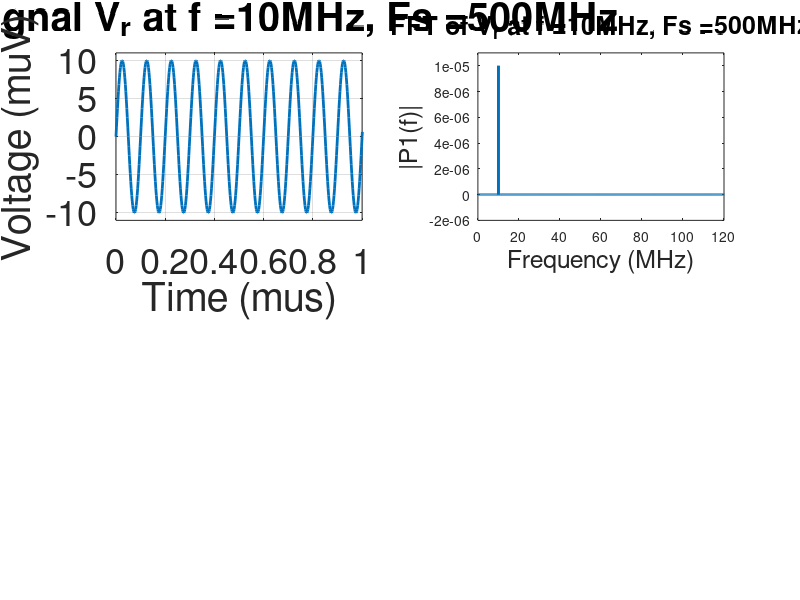

MATLAB code for this plot: (Note: this script raises an error after producing the figure.)
%% Thesis A Simulations - Lock In Detection
clear;clc;close all;
%% Define input signal

% frequency at which the system will operate
fosc = 10e6;   % 10MHz

% time resolution & time - currently set for 1 second long signal @ 500MS/s
sigduration = 80;    % signal duration, in microseconds
Fsorig = 500e6;     % sampling freq is 500MS/s
dt = 1/Fsorig;     % Ts
Lorig = sigduration * 1e-6 * Fsorig;     % amount of time units as a multiple of sampling freq, 500MS/s
torig = (0:(Lorig-1))*dt; % time

% amplitude of main oscillations
A1 = 10e-6;

% Vin is input signal to system
Vin = A1*sin(2*pi*fosc*torig);


%% decimate signal

M = 4;    % decimation factor

L = Lorig/M;
Fs = Fsorig/M;

Vindec = decimate(Vin,M);

t = downsample(torig,M);


%%

% plot Vin
subplot(2,2,1);
plot(torig/1e-6,Vin/1e-6,'LineWidth',2);
xlabel("Time (\mus)",'FontSize',18);
ylabel("Voltage (\muV)",'FontSize',18);
title(strcat("Input signal V_{r} at f = ",num2str(fosc/1e6),"MHz", ", Fs = ",num2str(Fsorig/1e6),"MHz"),'FontSize',18);
ylim([-(max(abs(Vin/1e-6))+0.1*max(abs(Vin/1e-6))) (max(abs(Vin/1e-6))+0.1*max(abs(Vin/1e-6)))]);
xlim([0 1]);
grid on;
set(gca,'FontSize',26)


% plot FFT of Vin
Y = fft(Vin);

P2 = abs(Y/Lorig);
P1 = P2(1:Lorig/2+1);
P1(2:end-1) = 2*P1(2:end-1);

f = Fsorig * (0:(Lorig/2))/Lorig;

subplot(2,2,2);
plot(f/1e6,P1,'LineWidth',2);
xlabel("Frequency (MHz)",'FontSize',18);
ylabel("|P1(f)|",'FontSize',18);
title(strcat("FFT of V_{r} at f = ",num2str(fosc/1e6),"MHz", ", Fs = ",num2str(Fsorig/1e6),"MHz"),'FontSize',18);
xlim([0 12e1]);
ylim([-(0.1*max(abs(P1))+0.1*max(abs(P1))) (max(abs(P1))+0.1*max(abs(P1)))]);
xline(Fsorig/2e6,'Color','r','LineStyle','--', 'LineWidth',2);    % line at nyquist limit
legend("|P1(f)|","Nyquist limit",'FontSize',18);
grid on;
set(gca,'FontSize',26)

% plot Vindec
subplot(2,2,3);
plot(t/1e-6,Vindec/1e-6,'LineWidth',2);
xlabel("Time (\mus)",'FontSize',18);
ylabel("Voltage (\muV)",'FontSize',18);
title(strcat("Input signal V_{r,dec} at f = ",num2str(fosc/1e6),"MHz", ", Fs = ",num2str(Fs/1e6),"MHz", ", M = ",num2str(M)),'FontSize',18);
ylim([-(max(abs(Vindec/1e-6))+0.1*max(abs(Vindec/1e-6))) (max(abs(Vindec/1e-6))+0.1*max(abs(Vindec/1e-6)))]);
grid on;
xlim([0 1]);
set(gca,'FontSize',26)

% plot FFT of Vindec
Y = fft(Vindec);

P2 = abs(Y/L);
P1 = P2(1:L/2+1);
P1(2:end-1) = 2*P1(2:end-1);

f = (Fsorig/M) * (0:(L/2))/L;

subplot(2,2,4);
plot(f/1e6,P1,'LineWidth',2);
xlabel("Frequency (MHz)",'FontSize',18);
ylabel("|P1(f)|",'FontSize',18);
title(strcat("FFT of V_{r,dec} at f = ",num2str(fosc/1e6),"MHz", ", Fs = ",num2str(Fs/1e6),"MHz"),'FontSize',18);
xlim([0 12e1]);
ylim([-(0.1*max(abs(P1))+0.1*max(abs(P1))) (max(abs(P1))+0.1*max(abs(P1)))]);
xline(Fs/2e6,'Color','r','LineStyle','--', 'LineWidth',2);    % line at nyquist limit
legend("|P1(f)|","Nyquist limit",'FontSize',18);
grid on;
set(gca,'FontSize',26)





%% Simulate measurements (tunnelling events)

event_time = ceil(L/2);
event_duration = ceil(L/7);

Vevent = Vindec;
% assuming tunelling event will result in signal of 0.1 amplitude of original
Vevent(event_time:(event_time + event_duration)) = 5 * Vevent(event_time:(event_time + event_duration));

figure;
% plot Vevent
subplot(3,1,1);
plot(t/1e-6,Vevent/1e-3,'LineWidth',2);
xlabel("Time (\mus)",'FontSize',18);
ylabel("Voltage (mV)",'FontSize',18);
title(strcat("Signal after event V_{event} at f = ",num2str(fosc/1e6),"MHz"),'FontSize',18);
ylim([-(max(abs(Vevent/1e-3))+0.2*max(abs(Vevent/1e-3))) (max(abs(Vevent/1e-3))+0.2*max(abs(Vevent/1e-3)))]);
grid on;
set(gca,'FontSize',26)


%% Simulate noise + phase shift

% noise amplitude as a percentage of A1, noise is +-noiseA/2
noiseA = 3;

% add noise
noise = rand(1,ceil(L)) * noiseA * A1 - (noiseA * A1)/2;
Vnoise = Vevent + noise;

% phase shift
%Vnoise = [Vnoise(4950:end) Vnoise(1:4949)];

% plot Vnoise
subplot(3,1,2);
plot(t/1e-6,Vnoise/1e-3,'LineWidth',2);
xlabel("Time (\mus)",'FontSize',18);
ylabel("Voltage (mV)",'FontSize',18);
title(strcat("Signal with noise V_{noise} at f = ",num2str(fosc/1e6),"MHz"),'FontSize',18);
ylim([-(max(abs(Vevent/1e-3))+0.2*max(abs(Vevent/1e-3))) (max(abs(Vevent/1e-3))+0.2*max(abs(Vevent/1e-3)))]);
grid on;
set(gca,'FontSize',26)


%% Simulate amplification

% in order of 1mV to 10mV
Vamp = Vnoise * 1e2;

% plot Vamp
subplot(3,1,3);
plot(t/1e-6,Vamp/1e-3,'LineWidth',2);
xlabel("Time (\mus)",'FontSize',18);
ylabel("Voltage (mV)",'FontSize',18);
title(strcat("Amplified signal V_{s} at f = ",num2str(fosc/1e6),"MHz"),'FontSize',18);
ylim([-(max(abs(Vamp/1e-3))+0.1*max(abs(Vamp/1e-3))) (max(abs(Vamp/1e-3))+0.1*max(abs(Vamp/1e-3)))]);
grid on;
set(gca,'FontSize',26)


%% Mix signals

% reference signals, same oscillation freq as input
Vref1 = sin(2*pi*fosc*t);
Vref2 = cos(2*pi*fosc*t);

% signals after mixing with local oscillator
Vmixed1 = Vamp .* Vref1;
Vmixed2 = Vamp .* Vref2;

figure;
subplot(4,1,1);
plot(t/1e-6,Vmixed1/1e-3,'LineWidth',2);
xlabel("Time (\mus)",'FontSize',18);
ylabel("Voltage (mV)",'FontSize',18);
title(strcat("Mixed Signal X_{m} at f = ",num2str(fosc/1e6),"MHz"),'FontSize',18);
ylim([-(max(abs(Vmixed1/1e-3))+0.1*max(abs(Vmixed1/1e-3))) (max(abs(Vmixed1/1e-3))+0.1*max(abs(Vmixed1/1e-3)))]);
grid on;
set(gca,'FontSize',26)

subplot(4,1,2);
plot(t/1e-6,Vmixed2/1e-3,'LineWidth',2);
xlabel("Time (\mus)",'FontSize',18);
ylabel("Voltage (mV)",'FontSize',18);
title(strcat("Mixed Signal Y_{m} at f = ",num2str(fosc/1e6),"MHz"),'FontSize',18);
ylim([-(max(abs(Vmixed2/1e-3))+0.1*max(abs(Vmixed2/1e-3))) (max(abs(Vmixed2/1e-3))+0.1*max(abs(Vmixed2/1e-3)))]);
grid on;
set(gca,'FontSize',26)

% plot FFT of Vmixed1
Y = fft(Vmixed1);

P2 = abs(Y/L);
P1 = P2(1:L/2+1);
P1(2:end-1) = 2*P1(2:end-1);

f = Fs * (0:(L/2))/L;

subplot(4,1,3);
plot(f/1e6,P1,'LineWidth',2);
xlabel("Frequency (MHz)",'FontSize',18);
ylabel("|P1(f)|",'FontSize',18);
title(strcat("FFT of X_{m} at f = ",num2str(fosc/1e6),"MHz"),'FontSize',18);
xlim([0 12e1]);
ylim([-(0.1*max(abs(P1))+0.1*max(abs(P1))) (max(abs(P1))+0.1*max(abs(P1)))]);
grid on;
set(gca,'FontSize',26)

% plot FFT of Vmixed2
Y = fft(Vmixed2);

P2 = abs(Y/L);
P1 = P2(1:L/2+1);
P1(2:end-1) = 2*P1(2:end-1);

f = Fs * (0:(L/2))/L;

subplot(4,1,4);
plot(f/1e6,P1,'LineWidth',2);
xlabel("Frequency (MHz)",'FontSize',18);
ylabel("|P1(f)|",'FontSize',18);
title(strcat("FFT of Y_{m} at f = ",num2str(fosc/1e6),"MHz"),'FontSize',18);
xlim([0 12e1]);
ylim([-(0.1*max(abs(P1))+0.1*max(abs(P1))) (max(abs(P1))+0.1*max(abs(P1)))]);
grid on;
set(gca,'FontSize',26)

%% Filter signals

% design lowpass filter
%D = fdesign.lowpass('Fp,Fst,Ap,Ast',0.2,0.25,0.5,40);
%filt = design(D,'butter','Systemobject',true);

lpFilt = designfilt('lowpassfir','PassbandFrequency',0.001, ...
         'StopbandFrequency',0.01,'PassbandRipple',0.5, ...
         'StopbandAttenuation',65,'DesignMethod','kaiserwin');

Vfilt1 = filter(lpFilt,Vmixed1);
Vfilt2 = filter(lpFilt,Vmixed2);

figure;
subplot(4,1,1);
plot(t/1e-6,Vfilt1/1e-3,'LineWidth',2);
xlabel("Time (\mus)",'FontSize',18);
ylabel("Voltage (mV)",'FontSize',18);
title(strcat("Filtered Signal X at f = ",num2str(fosc/1e6),"MHz"),'FontSize',18);
ylim([-(max(abs(Vfilt1/1e-3))+0.1*max(abs(Vfilt1/1e-3))) (max(abs(Vfilt1/1e-3))+0.1*max(abs(Vfilt1/1e-3)))]);
grid on;
set(gca,'FontSize',26)

subplot(4,1,2);
plot(t/1e-6,Vfilt2/1e-3,'LineWidth',2);
xlabel("Time (\mus)",'FontSize',18);
ylabel("Voltage (mV)",'FontSize',18);
title(strcat("Filtered Signal Y at f = ",num2str(fosc/1e6),"MHz"),'FontSize',18);
ylim([-(max(abs(Vfilt2/1e-3))+0.1*max(abs(Vfilt2/1e-3))) (max(abs(Vfilt2/1e-3))+0.1*max(abs(Vfilt2/1e-3)))]);
grid on;
set(gca,'FontSize',26)

% plot FFT of Vmixed1
Y = fft(Vfilt1);

P2 = abs(Y/L);
P1 = P2(1:L/2+1);
P1(2:end-1) = 2*P1(2:end-1);

f = Fs * (0:(L/2))/L;

subplot(4,1,3);
plot(f/1e6,P1,'LineWidth',2);
xlabel("Frequency (MHz)",'FontSize',18);
ylabel("|P1(f)|",'FontSize',18);
title(strcat("FFT of X at f = ",num2str(fosc/1e6),"MHz"),'FontSize',18);
xlim([0 12e1]);
ylim([-(0.1*max(abs(P1))+0.1*max(abs(P1))) (max(abs(P1))+0.1*max(abs(P1)))]);
grid on;
set(gca,'FontSize',26)

% plot FFT of Vmixed2
Y = fft(Vfilt2);

P2 = abs(Y/L);
P1 = P2(1:L/2+1);
P1(2:end-1) = 2*P1(2:end-1);

f = Fsorig * (0:(L/2))/L;

subplot(4,1,4);
plot(f/1e6,P1,'LineWidth',2);
xlabel("Frequency (MHz)",'FontSize',18);
ylabel("|P1(f)|",'FontSize',18);
title(strcat("FFT of Y at f = ",num2str(fosc/1e6),"MHz"),'FontSize',18);
xlim([0 12e1]);
ylim([-(0.1*max(abs(P1))+0.1*max(abs(P1))) (max(abs(P1))+0.1*max(abs(P1)))]);
grid on;
set(gca,'FontSize',26)


%% Recover signal

Vrecovered = 2*sqrt(Vfilt1.^2 + Vfilt2.^2);

figure;
subplot(2,1,1);
plot(t/1e-6,Vrecovered/1e-3,'LineWidth',2);
xlabel("Time (\mus)",'FontSize',18);
ylabel("Voltage (mV)",'FontSize',18);
title(strcat("Recovered Signal R at f = ",num2str(fosc/1e6),"MHz"),'FontSize',18);
ylim([-(max(abs(Vrecovered/1e-3))+0.1*max(abs(Vrecovered/1e-3))) (max(abs(Vrecovered/1e-3))+0.1*max(abs(Vrecovered/1e-3)))]);
grid on;
set(gca,'FontSize',26)


SNR = 20*log10(((sqrt(mean(Vevent.^2)))/(sqrt(mean(noise.^2))))^2)















